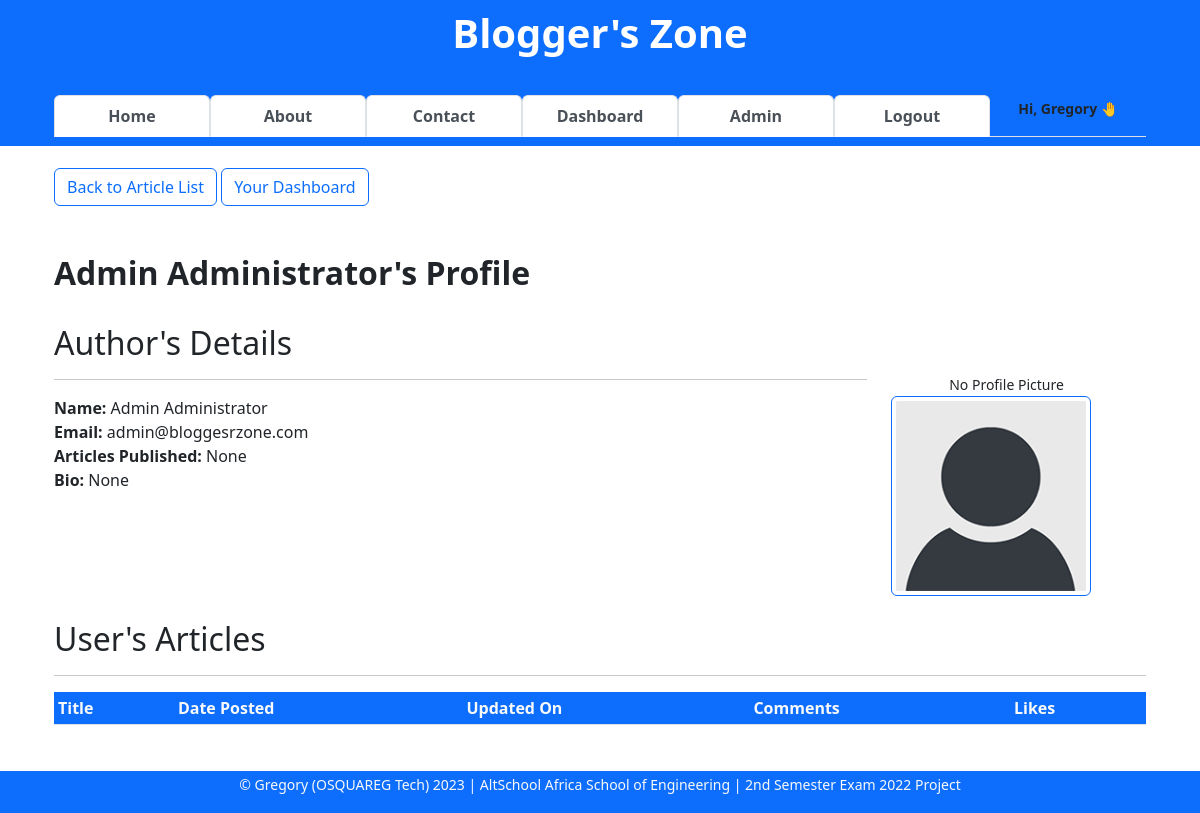
The page /author/1 (signed in) on the database its author committed.
### app/models.py (models this page shows, shortened)
class User(db.Model, UserMixin):
    __tablename__ = "users"
    id = db.Column(db.Integer, primary_key=True)
    firstname = db.Column(db.String(255), nullable=False)
    lastname = db.Column(db.String(255), nullable=False)
    username = db.Column(db.String(25), nullable=False, unique=True)
    email = db.Column(db.Text(150), nullable=False, unique=True)
    password_hash = db.Column(db.Text(255), nullable=False, unique=True)
    bio = db.Column(db.Text(), nullable=True)
    date_joined = db.Column(db.DateTime, default=datetime.utcnow)
    is_active = db.Column(db.Boolean, default=True)
    is_admin = db.Column(db.Boolean, default=False)
    profile_pic = db.Column(db.String(), nullable=True)
    last_updated_by = db.Column(db.String)
    last_updated_on = db.Column(db.DateTime, onupdate=datetime.utcnow)
    articles = db.relationship("Article", backref="author")
    comments = db.relationship("Comment", backref="commenter")
    article_likes = db.relationship("ArticleLike", backref="art_liker")
    comment_likes = db.relationship("CommentLike", backref="com_liker")

### app/general/general.py (the view)
@blueprint.route("/author/<int:id>", methods=["GET"])
def author(id):
    user = User.query.get_or_404(id)
    user_details = db.session.query(User, User.id, func.count(Article.id).label("articles_count")). \
        outerjoin(Article, Article.author_id == User.id). \
        filter(user.id == Article.author_id, Article.is_draft is False, Article.is_deleted is False,
               User.is_active is True,
               User.username != "admin").first()
    user_articles = Article.query.\
        filter(Article.author_id == user.id, Article.is_draft == False, Article.is_deleted is False).\
        all()
    comment_likes_cnts = db.session. \
        query(Article.id.label("article_id"),
               func.count(Comment.comment).label("comments_count"),
               func.count(ArticleLike.user_id).label("likes_count")). \
        filter(Article.author_id == user.id, Article.is_draft is False, Article.is_deleted is False). \
        outerjoin(Comment, Comment.article_id == Article.id).\
        outerjoin(ArticleLike, ArticleLike.article_id == Article.id).\
        group_by(Article.id).all()
    context = {
        "user": user,
        "user_details": user_details,
        "user_articles": user_articles,
        "comment_likes_cnts": comment_likes_cnts
    }
    return render_template("author.html", **context)

### app/main.py (called while the page is built)
@login_man.user_loader
def user_loader(id):
    return User.query.get(int(id))

### app/general/templates/author.html (shortened to what this page needs)
{% extends 'base.html' %}
{% block content %}
<div class="container">
    <div>
        <a href="/#all-articles-list" class="btn btn-outline-primary">Back to Article List</a>
        {% if current_user.is_authenticated %}
        <a href="{{ url_for('user.dashboard', un=current_user.username) }}" class="btn btn-outline-primary">Your Dashboard</a>
        {% endif %}
        <br><br>
    </div>
    <br>
    <div>
        <h2><b>{{ user.firstname }} {{ user.lastname }}'s Profile</b></h2>
    </div>
    <div class="row">
        <div class="col-9">
            <br>
            <div>
                <h2>Author's Details</h2>
                <hr>
                <strong>Name:</strong> {{ user.firstname }} {{ user.lastname }} <br>
                <strong>Email:</strong> {{ user.email }} <br>
                <strong>Articles Published:</strong>
                {% if user_details.articles_count < 1 %}
                None <br>
                {% else %}
                {{ user_details.articles_count }} <br>
                {% endif %}
                <strong>Bio:</strong> {{ user.bio }} <br>
            </div><br>
        </div>
        <div class="row col-3">
            <div>
                <br><br><br>
                {% if user.profile_pic %}
                <img src="{{ url_for('static', filename='images/' + user.profile_pic)}}"
                    class="float-right img-thumbnail border-primary" width="200">
                {% else %}
                <center><small>No Profile Picture</small></center>
                <img src="{{ url_for('static', filename='images/default_profile_pic.png')}}"
                    class="float-right img-thumbnail border-primary" width="200">
                {% endif %}
            </div>
        </div>
    </div>
    <br>
    <div id="user-articles">
        <h2> User's Articles </h2>
        <hr>
        <table class="table table-sm table-hover">
            <thead class="table-responsive bg-primary text-light">
                <th>Title</th>
                <th>Date Posted</th>
                <th>Updated On</th>
                <th>Comments</th>
                <th>Likes</th>
            </thead>
        </table>
    </div>
</div>
{% endblock content %}

### app/templates/base.html (shortened to what this page needs)
<!DOCTYPE html>
<html lang="en">
<head>
    <link rel="stylesheet" href="{{url_for('static',filename='css/tab-style.css')}}" type="text/css">
    <link rel="stylesheet" href="{{url_for('static', filename='css/ckeditor-styles.css')}}" type="text/css">
    <link href="https://cdn.jsdelivr.net/npm/bootstrap@5.2.2/dist/css/bootstrap.min.css" rel="stylesheet">
</head>
<body onload="openPage('Published', this, 'rgb(0, 89, 250)', 'white')">
    <nav class="navbar navbar-light fixed-top text-lg-center bg-primary border border-primary" >
        <div class="container container-sm">
            <div class="container">
                <a class="navbar-brand" href="{{url_for('general.index')}}">
                    <h1 class="text-white"><b>Blogger's Zone</b></h1>
                </a>
            </div>
            <div class="container">
                <ul class="nav navbar-dark nav-tabs nav-justified">
                    <li class="nav-item">
                        <a class="nav-link active" href="{{url_for('general.index')}}"><b>Home</b></a>
                    </li>
                    <li class="nav-item">
                        <a class="nav-link active" href="{{ url_for('general.about') }}"><b>About</b></a>
                    </li>
                    <li class="nav-item">
                        <a class="nav-link active" href="{{ url_for('general.message') }}"><b>Contact</b></a>
                    </li>
                    {% if current_user.is_authenticated %}
                    <li class="nav-item">
                        <a class="nav-link active" href="{{url_for('user.dashboard')}}"><b>Dashboard</b></a>
                    </li>
                    {% if current_user.is_admin %}
                    <li class="nav-item">
                        <a class="nav-link active" href="{{url_for('admin.admin', un=current_user.username)}}"><b>Admin</b></a>
                    </li>
                    {% endif %}
                    <li class="nav-item">
                        <a class="nav-link active" href="{{ url_for('auth.logout') }}"><b>Logout</b></a>
                    </li>
                    <li class="nav-item">
                        <small class="align-bottom"><b class="text-end">Hi, {{current_user.firstname}} 🤚</b></small>
                    </li>
                    {% endif %}
                </ul>
            </div>
        </div>
    </nav>
    <main>
        <div><br><br><br><br><br><br><br></div>
        <div class="container">
            {% block content %}
            {% endblock content %}
        </div>
        <div><br><br><br></div>
    </main>
    <div class="text-md-center text-muted bg-primary border border-primary fixed-bottom">
        <footer>
            <p class="text-light">
                <small>
                    &copy Gregory (OSQUAREG Tech)
                    <script>document.write(new Date().getFullYear())</script> | AltSchool Africa School of Engineering | 2nd Semester Exam 2022 Project
                </small>
            </p>
        </footer>
    </div>
</body>
</html>

### app/static/css/tab-style.css (style rules this page uses)
a { text-decoration: none; }

### app/static/css/ckeditor-styles.css (style rules this page uses)
:root { --ck-color-image-caption-background: hsl(0, 0%, 97%); --ck-color-image-caption-text: hsl(0, 0%, 20%); --ck-color-mention-background: hsla(341, 100%, 30%, 0.1); --ck-color-mention-text: hsl(341, 100%, 30%); --ck-color-table-caption-background: hsl(0, 0%, 97%); --ck-color-table-caption-text: hsl(0, 0%, 20%); --ck-highlight-marker-blue: hsl(201, 97%, 72%); --ck-highlight-marker-green: hsl(120, 93%, 68%); --ck-highlight-marker-pink: hsl(345, 96%, 73%); --ck-highlight-marker-yellow: hsl(60, 97%, 73%); --ck-highlight-pen-green: hsl(112, 100%, 27%); --ck-highlight-pen-red: hsl(0, 85%, 49%); --ck-image-style-spacing: 1.5em; --ck-inline-image-style-spacing: calc(var(--ck-image-style-spacing) / 2); --ck-todo-list-checkmark-size: 16px; }

### rows shown on the page
User: firstname "Gregory"
User: firstname "Admin", lastname "Administrator", email "admin@bloggesrzone.com", bio "None"
